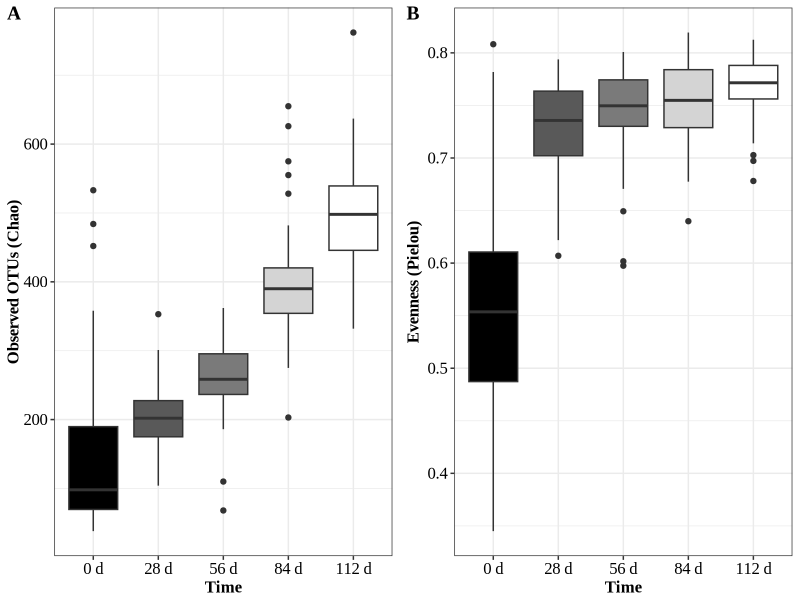

This figure's R source:
#             R-Script for Calf Fecal microbiota Taxonomy Barplots
#                     Author: Ruth Eunice Centeno Martinez, 2020
#          Written at Dr. Tim Johnson Lab, Dept. of Animal Sciences,       #
#                             Purdue University, 2020
#                               rcenteno@purdue.edu

#install.packages("ggpubr")
library(tidyverse)
library(ggpubr)
library(rstatix)
library(afex)
library(emmeans)
library(lme4)
library(lattice)
library("latticeExtra")
library(dplyr)
library(car)

setwd("~/Desktop/eunice/CalfFecal/NewQiime/TrimmedFecal/exported/") #sets new working directory for Windows systems (remember to replace … with your filepath)
# Importing the metadata
meta <- read.table("CalfFecal_meta.txt", header=TRUE, row.names=2, sep="\t")

# All the alpha diversity metrics were obtained from Qiime2
otu_table <- read.table("observed_otus.tsv", header=TRUE, row.names=1, sep="\t")
shannon <-read.table("shannon.tsv", header=TRUE, row.names=1, sep="\t")
evenness <- read.table("evenness.tsv", header=TRUE, row.names=1, sep="\t")
alpha_diversity <- merge(otu_table, shannon, by.x = 0, by.y = 0)
alpha_diversity <- merge(alpha_diversity, evenness, by.x = "Row.names", by.y = 0)
meta <- merge(meta, alpha_diversity, by.x = 0, by.y = "Row.names")
row.names(meta) <- meta$Row.names
meta <- meta[,-1]
meta$sample <- rownames(meta)

## Checking data
str(meta)
## we need to make calf (this is the ID variable) and day a factor 
meta$Time <- factor(meta$Time)
meta$calf <- factor(meta$calf)
meta$batch <- factor(meta$batch)
meta$block <- factor(meta$block)
meta$treatment <- factor(meta$treatment)
str(meta)
levels(meta$Time)
levels(meta$Time) <- list("0 d"="0d", "28 d"="28d", "56 d"="56d", "84 d"="84d", "112 d"="112d")
levels(meta$treatment)
levels(meta$treatment) <- list("CON"="Pre-CON", "SCFP"="Pre-SCFP", "CON"="CON","SCFP"="SCFP")

# data visualization

my_colors <- c("black", "gray35", "gray48", "gray83", "white")

Ch <- ggplot(meta, aes(x=Time, y=observed_otus, fill=Time)) + 
  geom_boxplot() + 
  scale_fill_manual(values = my_colors) +
  guides(fill=FALSE) +
  labs(fill= "Treatment") +
  theme_bw()+
  ylab("Observed OTUs (Chao)") +xlab ("Time") +
  theme(strip.text = element_text(size = 9, face = "bold")) +
  theme(legend.text = element_text(size=12)) +
  theme(legend.title = element_text(size = 12, face= "bold")) +
  theme(legend.key.size = unit(8, "point")) +
  theme(axis.title.x = element_text(color="black", size=12, face="bold"), axis.title.y = element_text(color="black", size=12, face="bold")) + 
  theme(axis.text.x = element_text(color = "black", size = 12), axis.text.y = element_text(color = "black", size = 12)) +
  theme(text=element_text(family="Times New Roman"))

EV <- ggplot(meta, aes(x=Time, y=pielou_e, fill=Time)) + 
  geom_boxplot() + 
  scale_fill_manual(values = my_colors) +
  guides(fill=FALSE) +
  labs(fill= "Treatment") +
  theme_bw()+
  ylab("Evenness (Pielou)") +xlab ("Time") +
  theme(strip.text = element_text(size = 9, face = "bold")) +
  theme(legend.text = element_text(size=12)) +
  theme(legend.title = element_text(size = 12, face= "bold")) +
  theme(legend.key.size = unit(8, "point")) +
  theme(axis.title.x = element_text(color="black", size=12, face="bold"), axis.title.y = element_text(color="black", size=12, face="bold")) + 
  theme(axis.text.x = element_text(color = "black", size = 12), axis.text.y = element_text(color = "black", size = 12)) +
  theme(text=element_text(family="Times New Roman"))

ggarrange(Ch, EV, labels = c("A", "B"),
          ncol = 2, font.label = list(family = "Times New Roman"))
